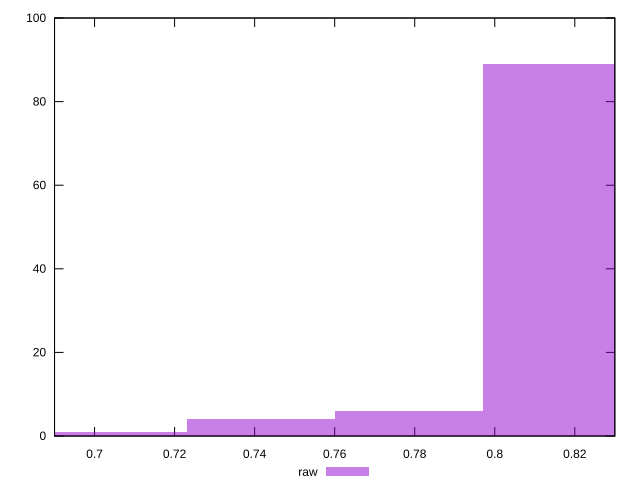

Write the gnuplot code that produced this figure.
reset

$raw <<EOF
0.7044471194716612 1
0.8156756120198182 89
0.7785994478370992 6
0.7415232836543801 4
EOF

set key outside below
set boxwidth 0.03707616418271901
set xrange [0.69:0.83]
set yrange [0:100]
set trange [0:100]
set style fill transparent solid 0.5 noborder
set terminal svg size 640, 490 enhanced background rgb 'white'
set output "reports/report_00030_2021-02-24T20-42-31.540Z/meta/score/samples/music/raw/histogram.svg"

plot $raw title "raw" with boxes

reset
